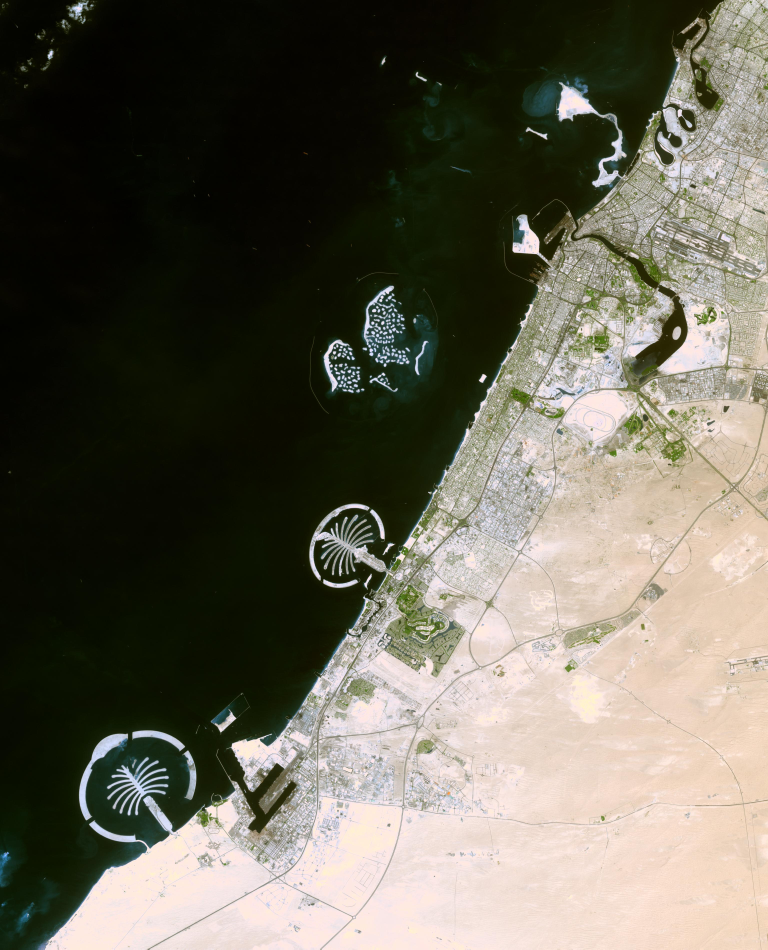
#> input picture productions/dubai/visuals/palm2.jpg, 3072 x 3797 px, found by its file name (shown at 1/4 size)
$ python poc_c1_v2.py
#> lines starting #> are read from the running program, lines starting #| are printed output that depends on the picture
### productions/dubai/motion/engine/motionlib.py
"""OrbitalAtlas motion components (numpy + Pillow only). Reusable across scenes.
Coordinates: SOURCE pixels are in the full-resolution edge convention of the image a View looks at;
SCREEN pixels are 1920x1080. Anything defined in source pixels moves with the camera, so labels and outlines
stay on the pixels they were defined on. Nothing here knows about geography."""
import math
import numpy as np
from PIL import Image, ImageDraw, ImageFont, ImageFilter, ImageChops
Image.MAX_IMAGE_PIXELS = None
W, H, SS = 1920, 1080, 2
INK, TEXT, AMBER, CYAN, MUTED = (11, 15, 20), (234, 240, 246), (255, 194, 71), (92, 225, 230), (138, 148, 163)
_FR, _FB = "/usr/share/fonts/truetype/dejavu/DejaVuSans.ttf", "/usr/share/fonts/truetype/dejavu/DejaVuSans-Bold.ttf"
_fc = {}
# [4 lines left out: function font, not called in this run]

# ---- easing ------------------------------------------------------------------------------------------------
def clamp(x, a=0.0, b=1.0): return max(a, min(b, x))
def seg(t, t0, t1): return clamp((t - t0) / (t1 - t0)) if t1 > t0 else float(t >= t1)
def smoother(t): t = clamp(t); return t*t*t*(t*(6*t-15)+10)
def smooth(t): t = clamp(t); return t*t*(3-2*t)
def out_cubic(t): t = clamp(t); return 1-(1-t)**3
def lerp(a, b, t): return a + (b-a)*t
def lerpv(a, b, t): return tuple(lerp(x, y, t) for x, y in zip(a, b))

# ---- image pyramid + view ----------------------------------------------------------------------------------
class Pyramid:
    def __init__(self, img):
        self.img = img; self.size = img.size
        self.levels = [(0.25, img.resize((img.width//4, img.height//4), Image.LANCZOS)),
                       (0.5, img.resize((img.width//2, img.height//2), Image.LANCZOS)), (1.0, img)]
    # [7 lines left out: function render, not called in this run]

class View:
    """window = screen rectangle (x, y, w, h); crop = source rectangle with the same aspect ratio."""
    def __init__(self, win, crop): self.win, self.crop = win, crop; self.k = win[2] / crop[2]
    def pt(self, p): return np.asarray(p, float) * self.k - np.array([self.crop[0]*self.k - self.win[0], self.crop[1]*self.k - self.win[1]])
    def pts(self, P): return (np.asarray(P, float) - [self.crop[0], self.crop[1]]) * self.k + [self.win[0], self.win[1]]

# [16 lines left out: functions make_view, camera_at, not called in this run]

# ---- polylines ------------------------------------------------------------------------------------------------
def cumlen(p): return np.concatenate([[0.0], np.cumsum(np.hypot(*np.diff(p, axis=0).T))])
# [12 lines left out: functions partial, chaikin, not called in this run]

# ---- supersampled stroke layers + glow --------------------------------------------------------------------------
class Stroke:
    """RGBA stroke layer drawn at 2x and reduced; initialised with the stroke colour so edges do not darken."""
    def __init__(self, color): self.c = color; self.im = Image.new("RGBA", (W*SS, H*SS), color+(0,)); self.d = ImageDraw.Draw(self.im, "RGBA"); self.used = False
    # [5 lines left out: function line, not called in this run]
    def dot(self, p, r=5.0, alpha=1.0):
        x, y = p[0]*SS, p[1]*SS; self.d.ellipse([x-r*SS, y-r*SS, x+r*SS, y+r*SS], fill=self.c+(int(255*clamp(alpha)),)); self.used = True
    def ring(self, p, r, width=2.0, alpha=1.0):
        x, y = p[0]*SS, p[1]*SS; self.d.ellipse([x-r*SS, y-r*SS, x+r*SS, y+r*SS], outline=self.c+(int(255*clamp(alpha)),), width=max(1, int(width*SS))); self.used = True
    # [8 lines left out: function finish, not called in this run]

def window_mask(win):
    m = Image.new("L", (W, H), 0); x, y, w, h = win; ImageDraw.Draw(m).rectangle([int(round(x)), int(round(y)), int(round(x+w))-1, int(round(y+h))-1], fill=255); return m

# ---- text ----------------------------------------------------------------------------------------------------
UIREG = []     # (group, x0, y0, x1, y1, alpha) of text and plates drawn this frame, for collision QA
def ui_reset(): UIREG.clear()
# [13 lines left out: function text_kinetic, not called in this run]
def text_width(s, fnt, track=0.0): return sum(fnt.getlength(c)+track for c in s)
# [10 lines left out: function chip, not called in this run]

# ---- background and depth -----------------------------------------------------------------------------------
_vig = None
# [28 lines left out: functions vignette, depth_background, window_shadow, _pchip, not called in this run]
class SplineCam:
    """Full-screen 16:9 camera through keys (t, cx, cy, ch). Monotone cubic (PCHIP) per channel: velocity is continuous,
    no overshoot, rest only at the first and last key and at true turning points. Crop height is interpolated in log space."""
    # [8 lines left out: functions __init__, _h, not called in this run]
    def raw(self, t): return tuple(self._h(t, y, m) for y, m in zip(self.ch, self.m))
    # [7 lines left out: function view, not called in this run]
    def speed(self, t, dt=1/60):
        a, b = self.view(t-dt), self.view(t+dt)
        return (np.hypot(*(b.pts([[0, 0]])[0] - a.pts([[0, 0]])[0])) + abs(math.log(b.crop[3]/a.crop[3]))*700) / (2*dt*30)   # screen px per frame

# [20 lines left out: functions paste_image, brackets, not called in this run]
def crosshair(stroke, p, r=15.0, width=2.0, alpha=1.0, tick=11.0):
    stroke.ring(p, r, width, alpha)
    for dx, dy in ((1, 0), (-1, 0), (0, 1), (0, -1)): stroke.line([(p[0]+dx*(r-3), p[1]+dy*(r-3)), (p[0]+dx*(r+tick), p[1]+dy*(r+tick))], width, alpha)

# [9 lines left out: function title_plate, not called in this run]

### productions/dubai/motion/poc_c1_v2.py
#!/usr/bin/env python3
"""EP002 Dubai motion POC v2: scene C1 'Four projects, south to north' (20 s, silent, 1920x1080, 30 fps).
Source: ASTER (Terra) 18 Sep 2006, productions/dubai/visuals/palm2.jpg, DISPLAYED ROTATED 90 degrees clockwise so the coast
runs left to right (south at left, as listed by NASA). Outlines are traced from that file's own pixels and checked against them.
Run from the repo root:  python3 productions/dubai/motion/poc_c1_v2.py OUT.mp4
  --frames 1,5,9 --png DIR      render single frames        --ui-check   text/plate collision test, no rendering
Cue times = word index / 2.42 words per second of the locked C1 narration (estimate until yt-voice timings exist).
No narration text is drawn; on-screen words are labels and NASA-status chips only."""
import sys, os, json, subprocess, argparse, multiprocessing as mp
import numpy as np
sys.path.insert(0, os.path.join(os.path.dirname(__file__), "engine"))
import motionlib as M
from motionlib import *
import trace as TR, validate as VA

SRC = "productions/dubai/visuals/palm2.jpg"
DUR, FPS = 20.0, 30
img0 = Image.open(SRC).convert("RGB"); W0, H0 = img0.size; arr0 = np.asarray(img0)
#> further down, img0 is the input picture: PIL image 3072x3797 RGB; mean R, G, B 104.1, 100.8, 87.8
#> after `W0, H0 = img0.size`: W0 = 3072; H0 = 3797
img = img0.transpose(Image.ROTATE_270)                  # 90 degrees clockwise: (x, y) -> (H0 - y, x)
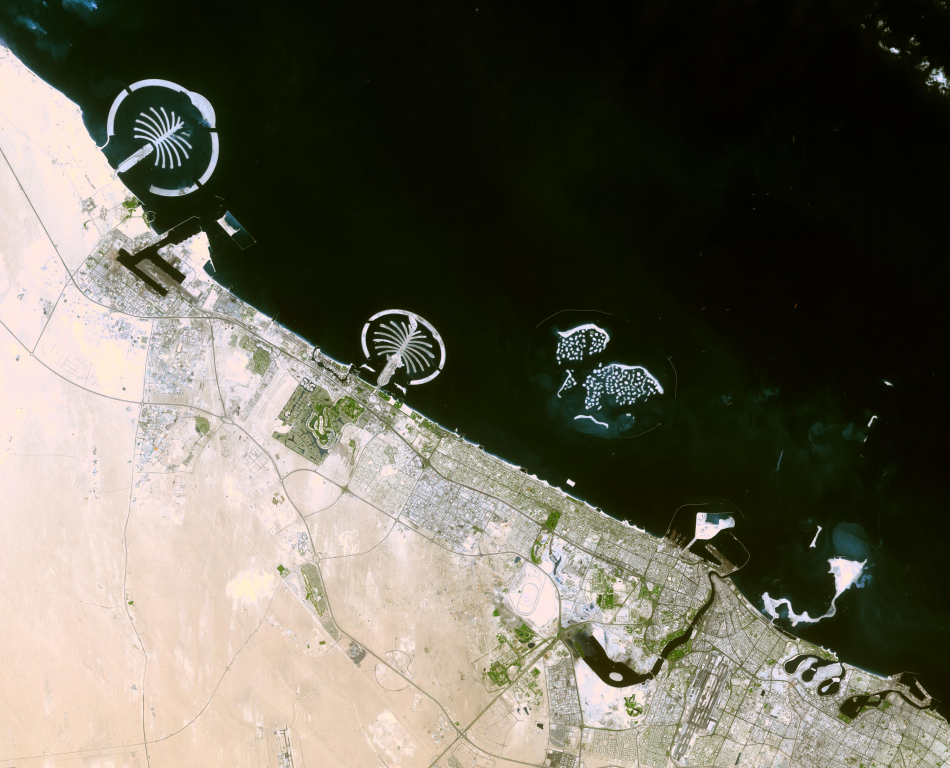
#> img: PIL image 3797x3072 RGB (shown at 1/4 size); mean R, G, B 104.1, 100.8, 87.8
SIZE = img.size; pyr = Pyramid(img)
#> after `SIZE = img.size`: SIZE = (3797, 3072)
def rot(p): p = np.asarray(p, float).reshape(-1, 2); return np.column_stack([H0-p[:, 1], p[:, 0]])
def rot1(x, y): return np.array([H0-y, x], float)
def rotbox(b): return (H0-b[3], b[0], H0-b[1], b[2])
CAP = "NASA ASTER (Terra) · 18 Sep 2006 · colours as published · view rotated 90° for display"
CREDIT = "Image: NASA/GSFC/MITI/ERSDAC/JAROS, and U.S./Japan ASTER Science Team · NASA Earth Observatory · view rotated 90° for display"

# ---- traced outlines checked against the source pixels (in ORIGINAL coordinates, then rotated) ----------------------
#> (the run stopped early here; a loop or call above may not have finished)
